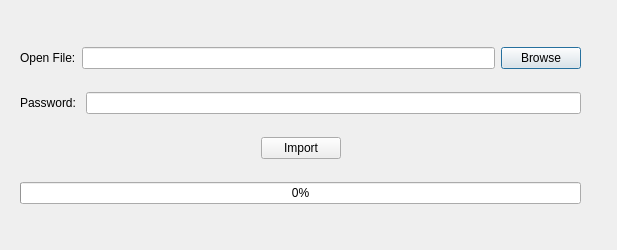
<?xml version="1.0" encoding="UTF-8"?>
<ui version="4.0">
 <class>ImportDialog</class>
 <widget class="QDialog" name="ImportDialog">
  <property name="geometry">
   <rect>
    <x>0</x>
    <y>0</y>
    <width>617</width>
    <height>250</height>
   </rect>
  </property>
  <property name="minimumSize">
   <size>
    <width>617</width>
    <height>250</height>
   </size>
  </property>
  <property name="maximumSize">
   <size>
    <width>617</width>
    <height>250</height>
   </size>
  </property>
  <property name="windowTitle">
   <string>Import Passwords</string>
  </property>
  <property name="styleSheet">
   <string notr="true">font: 10pt &quot;Cantarell&quot;;</string>
  </property>
  <widget class="QWidget" name="verticalLayoutWidget">
   <property name="geometry">
    <rect>
     <x>20</x>
     <y>30</y>
     <width>561</width>
     <height>191</height>
    </rect>
   </property>
   <layout class="QVBoxLayout" name="mainLayout">
    <item>
     <layout class="QHBoxLayout" name="fileLayout">
      <item>
       <widget class="QLabel" name="openLabel">
        <property name="text">
         <string>Open File:</string>
        </property>
       </widget>
      </item>
      <item>
       <widget class="QLineEdit" name="fileEntry">
        <property name="readOnly">
         <bool>true</bool>
        </property>
       </widget>
      </item>
      <item>
       <widget class="QPushButton" name="browseButton">
        <property name="text">
         <string>Browse</string>
        </property>
       </widget>
      </item>
     </layout>
    </item>
    <item>
     <layout class="QHBoxLayout" name="passwordLayout">
      <item>
       <widget class="QLabel" name="passwordLabel">
        <property name="text">
         <string>Password: </string>
        </property>
       </widget>
      </item>
      <item>
       <widget class="QLineEdit" name="passwordEntry">
        <property name="echoMode">
         <enum>QLineEdit::Password</enum>
        </property>
       </widget>
      </item>
     </layout>
    </item>
    <item>
     <layout class="QHBoxLayout" name="horizontalLayout">
      <item>
       <spacer name="horizontalSpacer">
        <property name="orientation">
         <enum>Qt::Horizontal</enum>
        </property>
        <property name="sizeHint" stdset="0">
         <size>
          <width>40</width>
          <height>20</height>
         </size>
        </property>
       </spacer>
      </item>
      <item>
       <widget class="QPushButton" name="pushButton">
        <property name="text">
         <string>Import</string>
        </property>
       </widget>
      </item>
      <item>
       <spacer name="horizontalSpacer_2">
        <property name="orientation">
         <enum>Qt::Horizontal</enum>
        </property>
        <property name="sizeHint" stdset="0">
         <size>
          <width>40</width>
          <height>20</height>
         </size>
        </property>
       </spacer>
      </item>
     </layout>
    </item>
    <item>
     <widget class="QProgressBar" name="importProgress">
      <property name="value">
       <number>0</number>
      </property>
      <property name="invertedAppearance">
       <bool>false</bool>
      </property>
     </widget>
    </item>
   </layout>
  </widget>
 </widget>
 <resources/>
 <connections/>
</ui>
